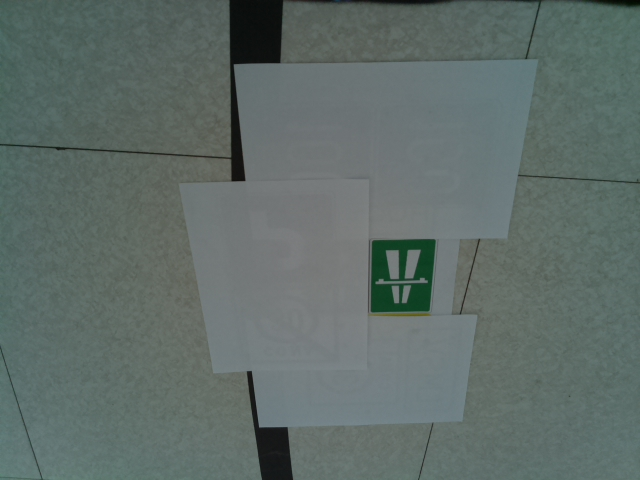
#> input picture sample.jpg, 640 x 480 px; its folder holds only this picture in this run
$ python -i image_process.py   (imports and definitions only)
#> lines starting #> are read from the running program, lines starting #| are printed output that depends on the picture; after the words box and inside, x2 and y2 are one past the last pixel; in counts of white or black regions, pixels touching at a corner belong together
import cv2
import numpy as np

import __conf__
from control import controller_traffic

mask = None


# [14 lines left out: functions init, transform_image, not called in this run]


def crop_and_resize_image(image):
    img = cv2.resize(image, __conf__.proc_dim)
    return img[60:120, 0:160]


def grayscale(image):
    return cv2.cvtColor(image, cv2.COLOR_BGR2GRAY)


def threshold_image(image):
    global mask
    img = cv2.medianBlur(image, 5)
    img = cv2.adaptiveThreshold(img, 255, cv2.ADAPTIVE_THRESH_GAUSSIAN_C,
                                cv2.THRESH_BINARY_INV, 11, 4)

    img = cv2.bitwise_and(img, mask)

    return img


# [76 lines left out: functions generate_preview, get_masks, not called in this run]

>>> import cv2
>>> picture = cv2.imread('../sample.jpg', cv2.IMREAD_GRAYSCALE)
#> picture: shape (480, 640); min 6, max 131, mean 104.1
>>> result = threshold_image(picture)
#> in threshold_image, `img = cv2.adaptiveThreshold(img, 255, cv2.ADAPTIVE_THRESH_GAUSSIAN_C, ..`:
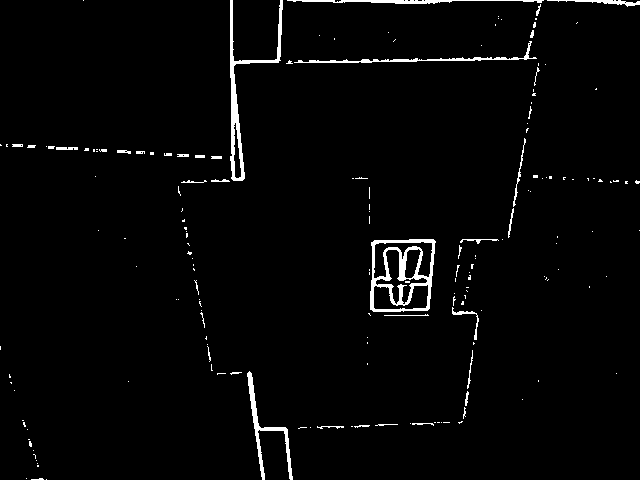
#> img: shape (480, 640); 2.3% white; 178 white regions (140 under 20 px), largest, box (x1, y1, x2, y2) and area: (370, 239, 436, 312) 1752, (230, 0, 283, 181) 1340, (247, 371, 293, 480) 747
#> (the run stopped early here; a loop or call above may not have finished)
